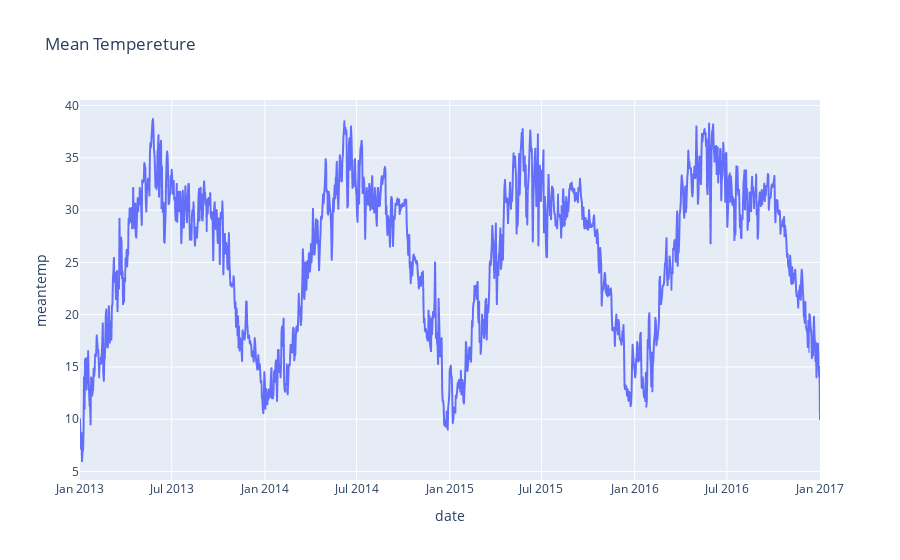

The code cell stored with this chart in its notebook:
### Code cell
figure = px.line(df, x="date", y="meantemp", title="Mean Tempereture")
figure.show()

### Figure 1 — Plotly figure (JSON) as saved in the notebook; plotly's stock layout.template omitted (floating-point values rounded to 4 significant figures; data arrays with more than 128 entries replaced by an {"elided": "..."} marker saying what was removed)
{"data": [{"hovertemplate": "date=%{x}<br>meantemp=%{y}<extra></extra>", "legendgroup": "", "line": {"color": "#636efa", "dash": "solid"}, "marker": {"symbol": "circle"}, "mode": "lines", "name": "", "showlegend": false, "type": "scattergl", "x": {"elided": "1462 str values"}, "xaxis": "x", "y": {"elided": "1462 float values"}, "yaxis": "y"}], "layout": {"legend": {"tracegroupgap": 0}, "title": {"text": "Mean Tempereture"}, "xaxis": {"anchor": "y", "domain": [0, 1], "title": {"text": "date"}}, "yaxis": {"anchor": "x", "domain": [0, 1], "title": {"text": "meantemp"}}}}
